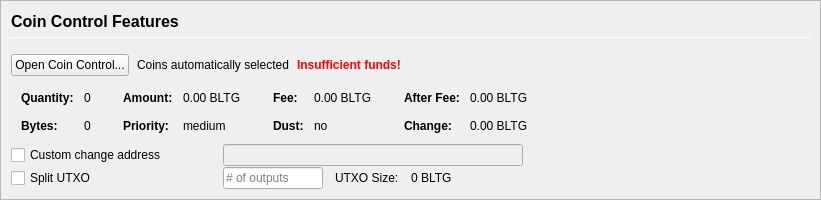
         <widget class="QFrame" name="frameCoinControl">
          <property name="sizePolicy">
           <sizepolicy hsizetype="Expanding" vsizetype="Expanding">
            <horstretch>0</horstretch>
            <verstretch>0</verstretch>
           </sizepolicy>
          </property>
          <property name="maximumSize">
           <size>
            <width>16777215</width>
            <height>16777215</height>
           </size>
          </property>
          <property name="frameShape">
           <enum>QFrame::StyledPanel</enum>
          </property>
          <property name="frameShadow">
           <enum>QFrame::Sunken</enum>
          </property>
          <layout class="QVBoxLayout" name="verticalLayoutCoinControl2">
           <property name="spacing">
            <number>0</number>
           </property>
           <property name="margin">
            <number>0</number>
           </property>
           <item>
            <widget class="QFrame" name="frameCoinControl_BG">
             <layout class="QVBoxLayout" name="verticalLayoutCoinControl" stretch="0,0,0,0,0,0">
              <property name="spacing">
               <number>1</number>
              </property>
              <property name="leftMargin">
               <number>10</number>
              </property>
              <property name="topMargin">
               <number>10</number>
              </property>
              <item>
               <layout class="QHBoxLayout" name="horizontalLayoutCoinControl1">
                <property name="bottomMargin">
                 <number>15</number>
                </property>
                <item>
                 <layout class="QVBoxLayout" name="verticalLayout_3">
                  <property name="spacing">
                   <number>6</number>
                  </property>
                  <item>
                   <widget class="QLabel" name="labelCoinControlFeatures">
                    <property name="sizePolicy">
                     <sizepolicy hsizetype="Preferred" vsizetype="Maximum">
                      <horstretch>0</horstretch>
                      <verstretch>0</verstretch>
                     </sizepolicy>
                    </property>
                    <property name="minimumSize">
                     <size>
                      <width>0</width>
                      <height>20</height>
                     </size>
                    </property>
                    <property name="font">
                     <font>
                      <pointsize>12</pointsize>
                      <weight>75</weight>
                      <bold>true</bold>
                     </font>
                    </property>
                    <property name="styleSheet">
                     <string notr="true">font-weight:bold;</string>
                    </property>
                    <property name="text">
                     <string>Coin Control Features</string>
                    </property>
                   </widget>
                  </item>
                  <item>
                   <widget class="Line" name="line">
                    <property name="minimumSize">
                     <size>
                      <width>0</width>
                      <height>1</height>
                     </size>
                    </property>
                    <property name="maximumSize">
                     <size>
                      <width>16777215</width>
                      <height>1</height>
                     </size>
                    </property>
                    <property name="orientation">
                     <enum>Qt::Horizontal</enum>
                    </property>
                   </widget>
                  </item>
                 </layout>
                </item>
               </layout>
              </item>
              <item>
               <layout class="QHBoxLayout" name="horizontalLayoutCoinControl2" stretch="0,0,0,0">
                <property name="spacing">
                 <number>8</number>
                </property>
                <property name="bottomMargin">
                 <number>10</number>
                </property>
                <item>
                 <widget class="QPushButton" name="pushButtonCoinControl">
                  <property name="styleSheet">
                   <string notr="true"/>
                  </property>
                  <property name="text">
                   <string>Open Coin Control...</string>
                  </property>
                  <property name="autoDefault">
                   <bool>false</bool>
                  </property>
                 </widget>
                </item>
                <item>
                 <widget class="QLabel" name="labelCoinControlAutomaticallySelected">
                  <property name="text">
                   <string>Coins automatically selected</string>
                  </property>
                  <property name="margin">
                   <number>5</number>
                  </property>
                 </widget>
                </item>
                <item>
                 <widget class="QLabel" name="labelCoinControlInsuffFunds">
                  <property name="font">
                   <font>
                    <weight>75</weight>
                    <bold>true</bold>
                   </font>
                  </property>
                  <property name="styleSheet">
                   <string notr="true">color:red;font-weight:bold;</string>
                  </property>
                  <property name="text">
                   <string>Insufficient funds!</string>
                  </property>
                  <property name="margin">
                   <number>5</number>
                  </property>
                 </widget>
                </item>
                <item>
                 <spacer name="horizontalSpacerCoinControl">
                  <property name="orientation">
                   <enum>Qt::Horizontal</enum>
                  </property>
                  <property name="sizeHint" stdset="0">
                   <size>
                    <width>40</width>
                    <height>1</height>
                   </size>
                  </property>
                 </spacer>
                </item>
               </layout>
              </item>
              <item>
               <widget class="QWidget" name="widgetCoinControl" native="true">
                <property name="sizePolicy">
                 <sizepolicy hsizetype="Preferred" vsizetype="Preferred">
                  <horstretch>0</horstretch>
                  <verstretch>0</verstretch>
                 </sizepolicy>
                </property>
                <property name="minimumSize">
                 <size>
                  <width>0</width>
                  <height>0</height>
                 </size>
                </property>
                <property name="styleSheet">
                 <string notr="true"/>
                </property>
                <layout class="QHBoxLayout" name="horizontalLayoutCoinControl5">
                 <property name="margin">
                  <number>0</number>
                 </property>
                 <item>
                  <layout class="QHBoxLayout" name="horizontalLayoutCoinControl3" stretch="0,0,0,1">
                   <property name="spacing">
                    <number>20</number>
                   </property>
                   <property name="topMargin">
                    <number>0</number>
                   </property>
                   <property name="bottomMargin">
                    <number>10</number>
                   </property>
                   <item>
                    <layout class="QFormLayout" name="formLayoutCoinControl1">
                     <property name="horizontalSpacing">
                      <number>10</number>
                     </property>
                     <property name="verticalSpacing">
                      <number>14</number>
                     </property>
                     <property name="leftMargin">
                      <number>10</number>
                     </property>
                     <property name="topMargin">
                      <number>4</number>
                     </property>
                     <property name="rightMargin">
                      <number>6</number>
                     </property>
                     <item row="0" column="0">
                      <widget class="QLabel" name="labelCoinControlQuantityText">
                       <property name="font">
                        <font>
                         <weight>75</weight>
                         <bold>true</bold>
                        </font>
                       </property>
                       <property name="text">
                        <string>Quantity:</string>
                       </property>
                       <property name="margin">
                        <number>0</number>
                       </property>
                      </widget>
                     </item>
                     <item row="0" column="1">
                      <widget class="QLabel" name="labelCoinControlQuantity">
                       <property name="cursor">
                        <cursorShape>IBeamCursor</cursorShape>
                       </property>
                       <property name="contextMenuPolicy">
                        <enum>Qt::ActionsContextMenu</enum>
                       </property>
                       <property name="text">
                        <string notr="true">0</string>
                       </property>
                       <property name="margin">
                        <number>0</number>
                       </property>
                       <property name="textInteractionFlags">
                        <set>Qt::LinksAccessibleByMouse|Qt::TextSelectableByKeyboard|Qt::TextSelectableByMouse</set>
                       </property>
                      </widget>
                     </item>
                     <item row="1" column="0">
                      <widget class="QLabel" name="labelCoinControlBytesText">
                       <property name="font">
                        <font>
                         <weight>75</weight>
                         <bold>true</bold>
                        </font>
                       </property>
                       <property name="text">
                        <string>Bytes:</string>
                       </property>
                      </widget>
                     </item>
                     <item row="1" column="1">
                      <widget class="QLabel" name="labelCoinControlBytes">
                       <property name="cursor">
                        <cursorShape>IBeamCursor</cursorShape>
                       </property>
                       <property name="contextMenuPolicy">
                        <enum>Qt::ActionsContextMenu</enum>
                       </property>
                       <property name="text">
                        <string notr="true">0</string>
                       </property>
                       <property name="textInteractionFlags">
                        <set>Qt::LinksAccessibleByMouse|Qt::TextSelectableByKeyboard|Qt::TextSelectableByMouse</set>
                       </property>
                      </widget>
                     </item>
                    </layout>
                   </item>
                   <item>
                    <layout class="QFormLayout" name="formLayoutCoinControl2">
                     <property name="horizontalSpacing">
                      <number>10</number>
                     </property>
                     <property name="verticalSpacing">
                      <number>14</number>
                     </property>
                     <property name="leftMargin">
                      <number>6</number>
                     </property>
                     <property name="topMargin">
                      <number>4</number>
                     </property>
                     <property name="rightMargin">
                      <number>6</number>
                     </property>
                     <item row="0" column="0">
                      <widget class="QLabel" name="labelCoinControlAmountText">
                       <property name="font">
                        <font>
                         <weight>75</weight>
                         <bold>true</bold>
                        </font>
                       </property>
                       <property name="text">
                        <string>Amount:</string>
                       </property>
                       <property name="margin">
                        <number>0</number>
                       </property>
                      </widget>
                     </item>
                     <item row="0" column="1">
                      <widget class="QLabel" name="labelCoinControlAmount">
                       <property name="cursor">
                        <cursorShape>IBeamCursor</cursorShape>
                       </property>
                       <property name="contextMenuPolicy">
                        <enum>Qt::ActionsContextMenu</enum>
                       </property>
                       <property name="text">
                        <string notr="true">0.00 BLTG</string>
                       </property>
                       <property name="textInteractionFlags">
                        <set>Qt::LinksAccessibleByMouse|Qt::TextSelectableByKeyboard|Qt::TextSelectableByMouse</set>
                       </property>
                      </widget>
                     </item>
                     <item row="1" column="0">
                      <widget class="QLabel" name="labelCoinControlPriorityText">
                       <property name="font">
                        <font>
                         <weight>75</weight>
                         <bold>true</bold>
                        </font>
                       </property>
                       <property name="text">
                        <string>Priority:</string>
                       </property>
                      </widget>
                     </item>
                     <item row="1" column="1">
                      <widget class="QLabel" name="labelCoinControlPriority">
                       <property name="cursor">
                        <cursorShape>IBeamCursor</cursorShape>
                       </property>
                       <property name="contextMenuPolicy">
                        <enum>Qt::ActionsContextMenu</enum>
                       </property>
                       <property name="text">
                        <string>medium</string>
                       </property>
                       <property name="textInteractionFlags">
                        <set>Qt::LinksAccessibleByMouse|Qt::TextSelectableByKeyboard|Qt::TextSelectableByMouse</set>
                       </property>
                      </widget>
                     </item>
                    </layout>
                   </item>
                   <item>
                    <layout class="QFormLayout" name="formLayoutCoinControl3">
                     <property name="horizontalSpacing">
                      <number>10</number>
                     </property>
                     <property name="verticalSpacing">
                      <number>14</number>
                     </property>
                     <property name="leftMargin">
                      <number>6</number>
                     </property>
                     <property name="topMargin">
                      <number>4</number>
                     </property>
                     <property name="rightMargin">
                      <number>6</number>
                     </property>
                     <item row="0" column="0">
                      <widget class="QLabel" name="labelCoinControlFeeText">
                       <property name="font">
                        <font>
                         <weight>75</weight>
                         <bold>true</bold>
                        </font>
                       </property>
                       <property name="text">
                        <string>Fee:</string>
                       </property>
                       <property name="margin">
                        <number>0</number>
                       </property>
                      </widget>
                     </item>
                     <item row="0" column="1">
                      <widget class="QLabel" name="labelCoinControlFee">
                       <property name="cursor">
                        <cursorShape>IBeamCursor</cursorShape>
                       </property>
                       <property name="contextMenuPolicy">
                        <enum>Qt::ActionsContextMenu</enum>
                       </property>
                       <property name="text">
                        <string notr="true">0.00 BLTG</string>
                       </property>
                       <property name="textInteractionFlags">
                        <set>Qt::LinksAccessibleByMouse|Qt::TextSelectableByKeyboard|Qt::TextSelectableByMouse</set>
                       </property>
                      </widget>
                     </item>
                     <item row="1" column="0">
                      <widget class="QLabel" name="labelCoinControlLowOutputText">
                       <property name="font">
                        <font>
                         <weight>75</weight>
                         <bold>true</bold>
                        </font>
                       </property>
                       <property name="text">
                        <string>Dust:</string>
                       </property>
                      </widget>
                     </item>
                     <item row="1" column="1">
                      <widget class="QLabel" name="labelCoinControlLowOutput">
                       <property name="cursor">
                        <cursorShape>IBeamCursor</cursorShape>
                       </property>
                       <property name="contextMenuPolicy">
                        <enum>Qt::ActionsContextMenu</enum>
                       </property>
                       <property name="text">
                        <string>no</string>
                       </property>
                       <property name="textInteractionFlags">
                        <set>Qt::LinksAccessibleByMouse|Qt::TextSelectableByKeyboard|Qt::TextSelectableByMouse</set>
                       </property>
                      </widget>
                     </item>
                    </layout>
                   </item>
                   <item>
                    <layout class="QFormLayout" name="formLayoutCoinControl4">
                     <property name="horizontalSpacing">
                      <number>10</number>
                     </property>
                     <property name="verticalSpacing">
                      <number>14</number>
                     </property>
                     <property name="leftMargin">
                      <number>6</number>
                     </property>
                     <property name="topMargin">
                      <number>4</number>
                     </property>
                     <property name="rightMargin">
                      <number>6</number>
                     </property>
                     <item row="0" column="0">
                      <widget class="QLabel" name="labelCoinControlAfterFeeText">
                       <property name="font">
                        <font>
                         <weight>75</weight>
                         <bold>true</bold>
                        </font>
                       </property>
                       <property name="text">
                        <string>After Fee:</string>
                       </property>
                       <property name="margin">
                        <number>0</number>
                       </property>
                      </widget>
                     </item>
                     <item row="0" column="1">
                      <widget class="QLabel" name="labelCoinControlAfterFee">
                       <property name="cursor">
                        <cursorShape>IBeamCursor</cursorShape>
                       </property>
                       <property name="contextMenuPolicy">
                        <enum>Qt::ActionsContextMenu</enum>
                       </property>
                       <property name="text">
                        <string notr="true">0.00 BLTG</string>
                       </property>
                       <property name="textInteractionFlags">
                        <set>Qt::LinksAccessibleByMouse|Qt::TextSelectableByKeyboard|Qt::TextSelectableByMouse</set>
                       </property>
                      </widget>
                     </item>
                     <item row="1" column="0">
                      <widget class="QLabel" name="labelCoinControlChangeText">
                       <property name="font">
                        <font>
                         <weight>75</weight>
                         <bold>true</bold>
                        </font>
                       </property>
                       <property name="text">
                        <string>Change:</string>
                       </property>
                      </widget>
                     </item>
                     <item row="1" column="1">
                      <widget class="QLabel" name="labelCoinControlChange">
                       <property name="cursor">
                        <cursorShape>IBeamCursor</cursorShape>
                       </property>
                       <property name="contextMenuPolicy">
                        <enum>Qt::ActionsContextMenu</enum>
                       </property>
                       <property name="text">
                        <string notr="true">0.00 BLTG</string>
                       </property>
                       <property name="textInteractionFlags">
                        <set>Qt::LinksAccessibleByMouse|Qt::TextSelectableByKeyboard|Qt::TextSelectableByMouse</set>
                       </property>
                      </widget>
                     </item>
                    </layout>
                   </item>
                  </layout>
                 </item>
                </layout>
               </widget>
              </item>
              <item>
               <layout class="QHBoxLayout" name="horizontalLayoutCoinControl4">
                <property name="spacing">
                 <number>12</number>
                </property>
                <property name="sizeConstraint">
                 <enum>QLayout::SetDefaultConstraint</enum>
                </property>
                <property name="topMargin">
                 <number>0</number>
                </property>
                <property name="rightMargin">
                 <number>0</number>
                </property>
                <item>
                 <widget class="QCheckBox" name="checkBoxCoinControlChange">
                  <property name="sizePolicy">
                   <sizepolicy hsizetype="Preferred" vsizetype="Preferred">
                    <horstretch>0</horstretch>
                    <verstretch>0</verstretch>
                   </sizepolicy>
                  </property>
                  <property name="minimumSize">
                   <size>
                    <width>200</width>
                    <height>0</height>
                   </size>
                  </property>
                  <property name="maximumSize">
                   <size>
                    <width>200</width>
                    <height>16777215</height>
                   </size>
                  </property>
                  <property name="toolTip">
                   <string>If this is activated, but the change address is empty or invalid, change will be sent to a newly generated address.</string>
                  </property>
                  <property name="text">
                   <string>Custom change address</string>
                  </property>
                 </widget>
                </item>
                <item>
                 <widget class="QValidatedLineEdit" name="lineEditCoinControlChange">
                  <property name="enabled">
                   <bool>false</bool>
                  </property>
                  <property name="sizePolicy">
                   <sizepolicy hsizetype="Preferred" vsizetype="Preferred">
                    <horstretch>0</horstretch>
                    <verstretch>0</verstretch>
                   </sizepolicy>
                  </property>
                  <property name="minimumSize">
                   <size>
                    <width>300</width>
                    <height>0</height>
                   </size>
                  </property>
                 </widget>
                </item>
                <item>
                 <widget class="QLabel" name="labelCoinControlChangeLabel">
                  <property name="sizePolicy">
                   <sizepolicy hsizetype="Preferred" vsizetype="Preferred">
                    <horstretch>0</horstretch>
                    <verstretch>0</verstretch>
                   </sizepolicy>
                  </property>
                  <property name="minimumSize">
                   <size>
                    <width>100</width>
                    <height>0</height>
                   </size>
                  </property>
                  <property name="text">
                   <string/>
                  </property>
                  <property name="margin">
                   <number>3</number>
                  </property>
                 </widget>
                </item>
               </layout>
              </item>
              <item>
               <layout class="QHBoxLayout" name="horizontalLayoutCoinControl6">
                <property name="spacing">
                 <number>12</number>
                </property>
                <property name="rightMargin">
                 <number>0</number>
                </property>
                <item>
                 <widget class="QCheckBox" name="splitBlockCheckBox">
                  <property name="sizePolicy">
                   <sizepolicy hsizetype="Preferred" vsizetype="Preferred">
                    <horstretch>0</horstretch>
                    <verstretch>0</verstretch>
                   </sizepolicy>
                  </property>
                  <property name="minimumSize">
                   <size>
                    <width>200</width>
                    <height>0</height>
                   </size>
                  </property>
                  <property name="maximumSize">
                   <size>
                    <width>200</width>
                    <height>16777215</height>
                   </size>
                  </property>
                  <property name="text">
                   <string>Split UTXO</string>
                  </property>
                 </widget>
                </item>
                <item>
                 <widget class="QLineEdit" name="splitBlockLineEdit">
                  <property name="sizePolicy">
                   <sizepolicy hsizetype="Preferred" vsizetype="Preferred">
                    <horstretch>50</horstretch>
                    <verstretch>0</verstretch>
                   </sizepolicy>
                  </property>
                  <property name="minimumSize">
                   <size>
                    <width>100</width>
                    <height>0</height>
                   </size>
                  </property>
                  <property name="maximumSize">
                   <size>
                    <width>100</width>
                    <height>16777215</height>
                   </size>
                  </property>
                  <property name="placeholderText">
                   <string># of outputs</string>
                  </property>
                 </widget>
                </item>
                <item>
                 <widget class="QLabel" name="labelBlockSizeText">
                  <property name="text">
                   <string>UTXO Size:</string>
                  </property>
                 </widget>
                </item>
                <item>
                 <widget class="QLabel" name="labelBlockSize">
                  <property name="text">
                   <string>0 BLTG</string>
                  </property>
                 </widget>
                </item>
                <item>
                 <spacer name="horizontalSpacer_7">
                  <property name="orientation">
                   <enum>Qt::Horizontal</enum>
                  </property>
                  <property name="sizeHint" stdset="0">
                   <size>
                    <width>40</width>
                    <height>20</height>
                   </size>
                  </property>
                 </spacer>
                </item>
               </layout>
              </item>
              <item>
               <spacer name="verticalSpacerCoinControl">
                <property name="orientation">
                 <enum>Qt::Vertical</enum>
                </property>
                <property name="sizeHint" stdset="0">
                 <size>
                  <width>800</width>
                  <height>1</height>
                 </size>
                </property>
               </spacer>
              </item>
             </layout>
            </widget>
           </item>
          </layout>
         </widget>
